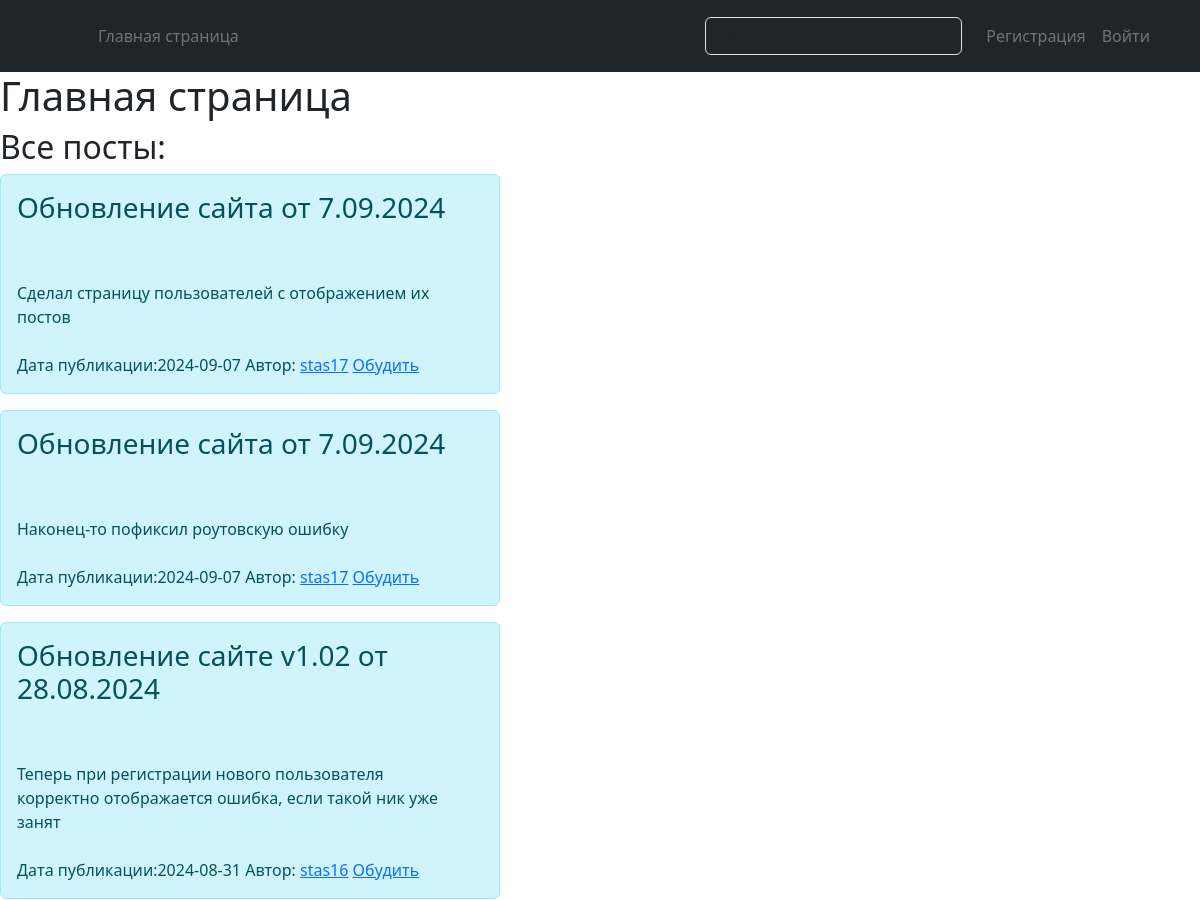
The page /index (upper part) on the database as committed earlier.
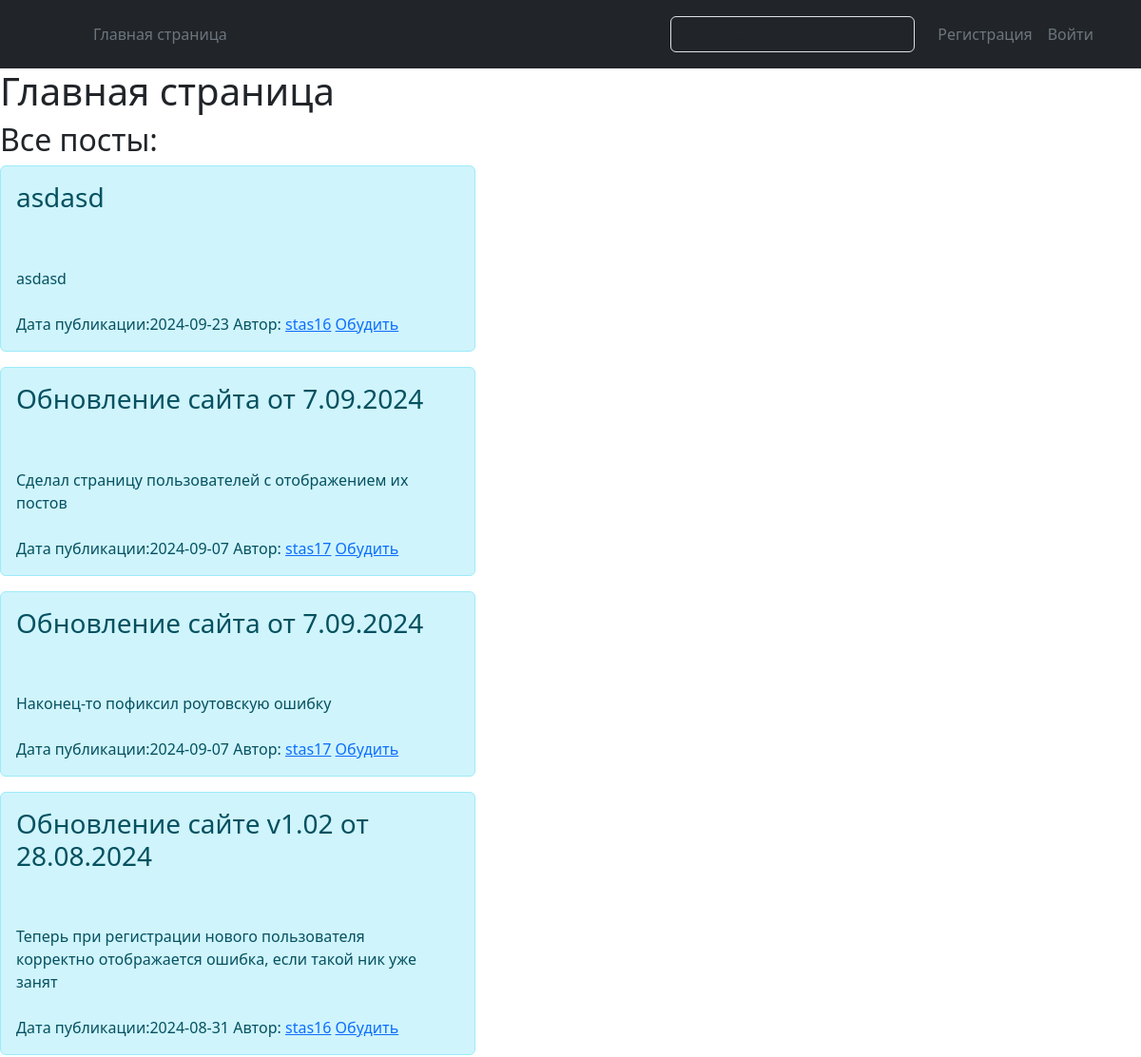
The same page on the database as committed later.
### app.py (models this page shows, shortened)
class Cards(db.Model):
    id = db.Column(db.Integer, primary_key=True)
    name = db.Column(db.String, nullable=False)
    text = db.Column(db.Text)
    date_add_card = db.Column(db.DateTime, default=datetime.utcnow)
    user_id = db.Column(db.Integer, db.ForeignKey('user.id'))
    card_comment = db.relationship("Comments", backref="card_com")

class User(db.Model, UserMixin):
    id = db.Column(db.Integer, primary_key=True)
    username = db.Column(db.String(30), nullable=False, unique=True, index=True)
    password = db.Column(db.String)
    rol = db.Column(db.String(15), index=True)
    date_registration = db.Column(db.DateTime, default=datetime.utcnow)
    user_cards = db.relationship("Cards", backref="user")
    user_comment = db.relationship("Comments", backref="user_com")

### app.py (the view)
@app.route("/")
@app.route("/index")
def index():
    list_cards = Cards.query.order_by(Cards.date_add_card.desc()).all()
    return render_template("index.html",   list_cards=list_cards)

### templates/index.html (shortened to what this page needs)
{% extends 'base.html' %}
{% block body %}
<h1>Главная страница</h1>
<h2>Все посты:</h2>
{% for el in   list_cards  %}
<div class="alert alert-dismissible alert-info col-5"
                         role="alert"
                         id="alert">
                       <h3> {{ el.name }} </h3>
    <br>
    <br>
                         {{ el.text }}
    <br>
    <br>
            Дата публикации:{{ el.date_add_card.date()  }}
    Автор: <a href="{{ url_for('acc_user', id=el.user_id) }}" >{{ el.user.username }}</a>
        <a href ="{{ url_for('discussion', id=el.id) }}" class="button">Обудить</a>
 </div>
{% endfor %}
{% endblock %}

Rows that differ between the two databases and show on the page:
added Cards: name "asdasd", text "asdasd", date_add_card "2024-09-23", user.username "stas16"
